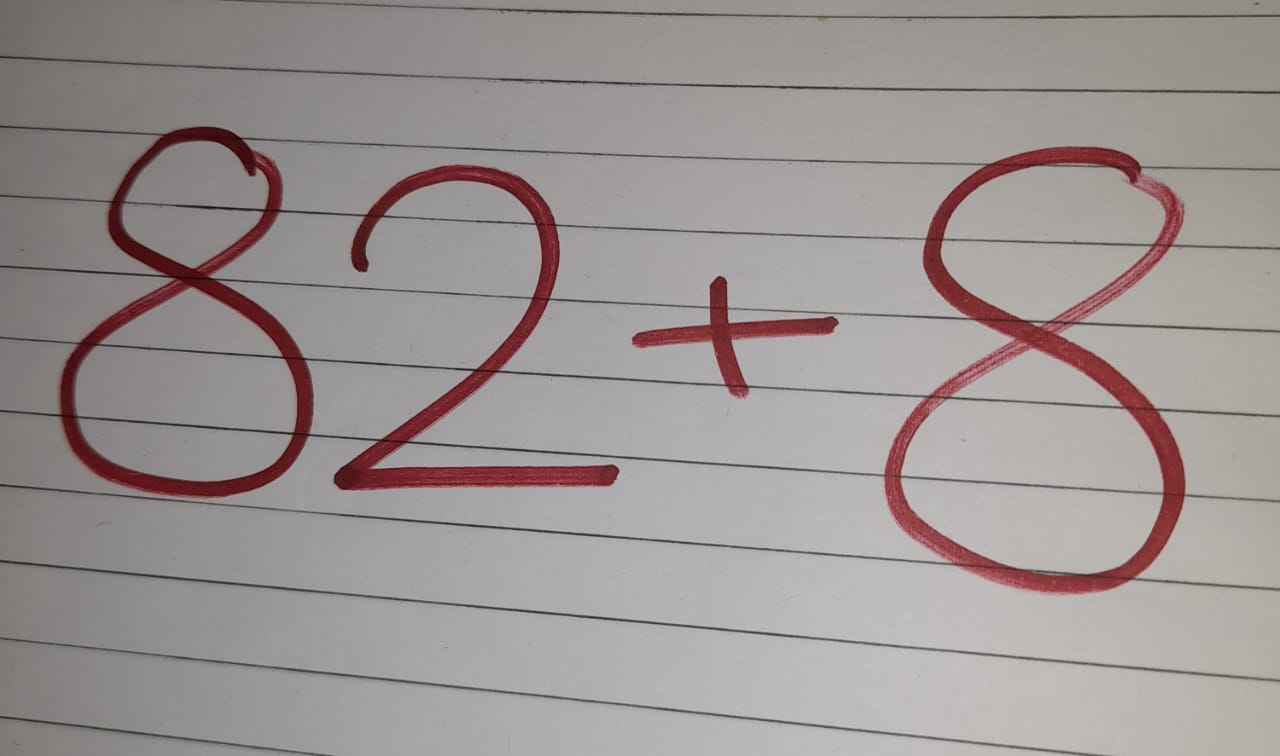
#> input picture Task_9/test.jpeg, 1280 x 756 px, given as the content of the folder ../Task_9/extracted_images/-, which was not available
$ jupyter execute --allow-errors Handwritten_equation_solver_using_CNN.ipynb   (shell and % lines are left out)   (text cells are left out)
#> lines starting #> are read from the running program, lines starting #| are printed output that depends on the picture; after the words box and inside, x2 and y2 are one past the last pixel; in counts of white or black regions, pixels touching at a corner belong together; pictures that were not available may be replaced by others from this repository, and a replacement may not be noted
[cell 1]
import numpy as np
import cv2
from PIL import Image
from matplotlib import pyplot as plt
import os
from os import listdir
from os.path import isfile, join
import pandas as pd

import pickle

[cell 2]
def load_images_from_folder(folder):
#> called with folder = '../Task_9/extracted_images/-'
    train_data=[]
    for filename in os.listdir(folder):
        img = cv2.imread(os.path.join(folder,filename),cv2.IMREAD_GRAYSCALE)
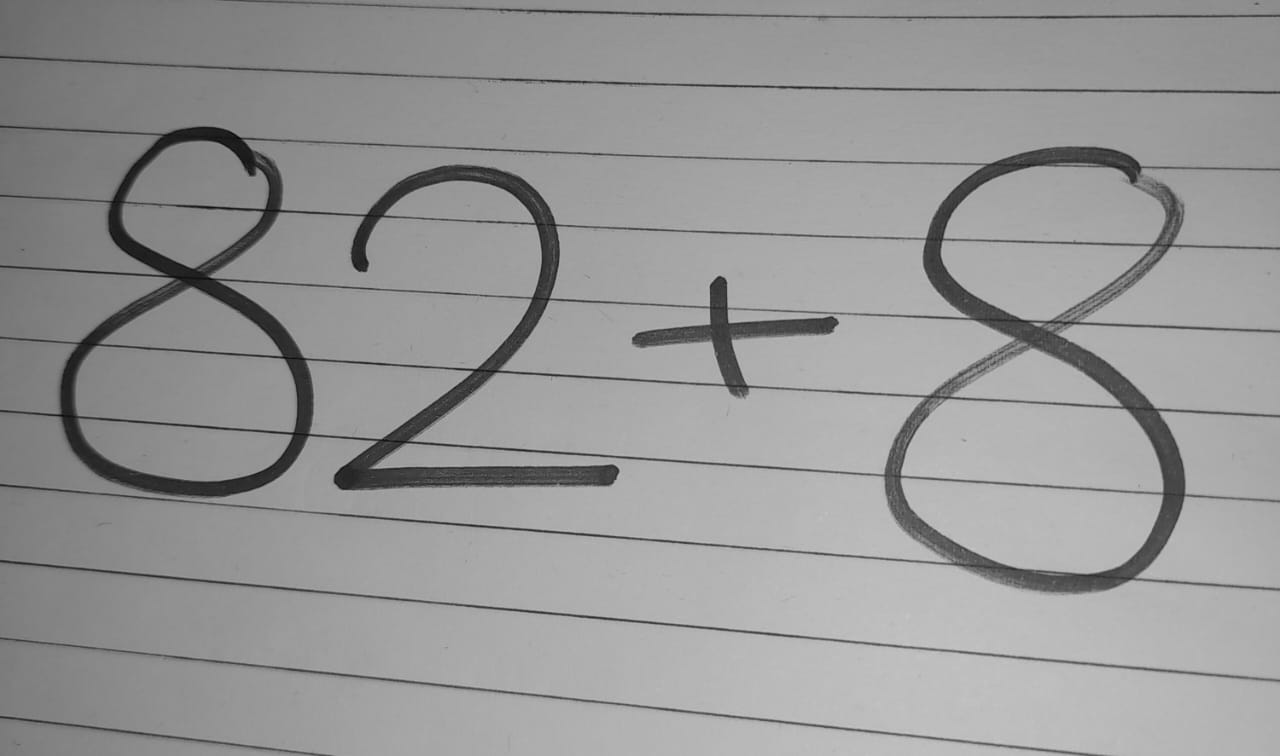
#> img: shape (756, 1280); min 5, max 199, mean 150.8
        img=~img
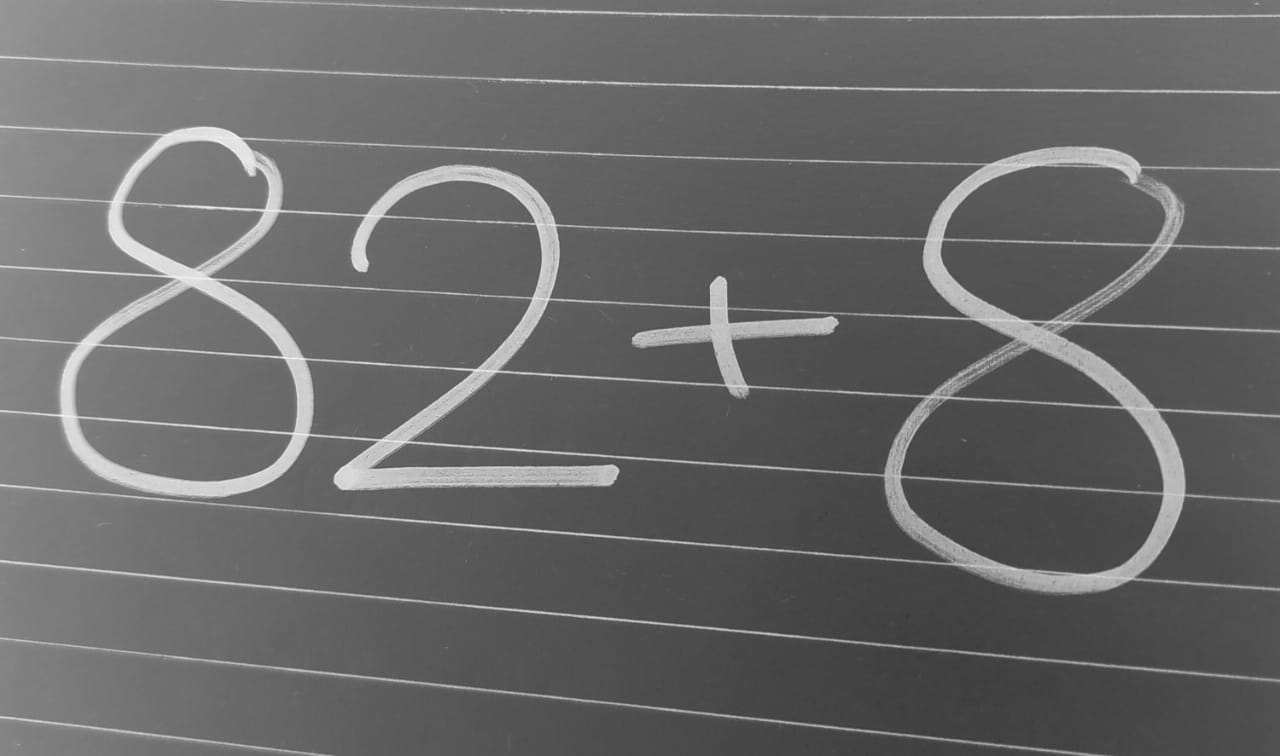
#> img: shape (756, 1280); min 56, max 250, mean 104.2
        if img is not None:
            ret,thresh=cv2.threshold(img,127,255,cv2.THRESH_BINARY)
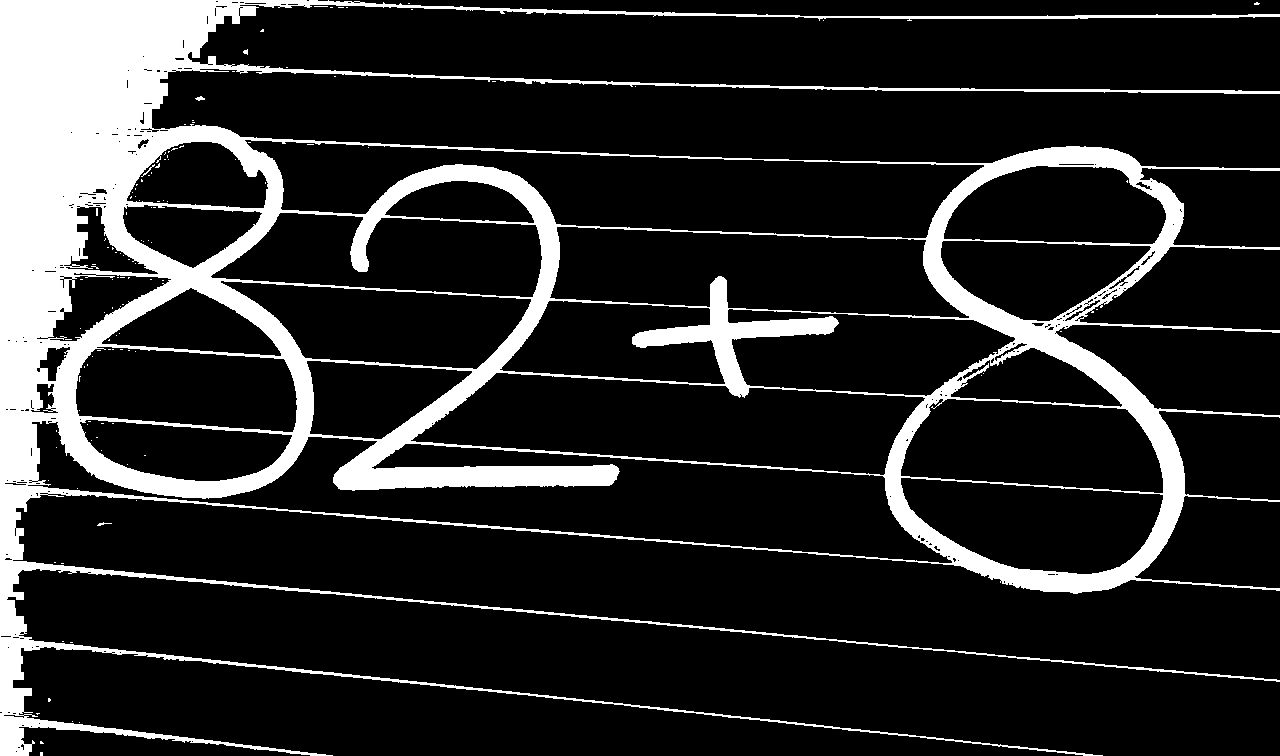
#> thresh: shape (756, 1280); 15.9% white; 121 white regions (116 under 20 px)

            ctrs,ret=cv2.findContours(thresh,cv2.RETR_EXTERNAL,cv2.CHAIN_APPROX_NONE)
#> ctrs = 34 contours, 33 with area under 20; largest, box (x1, y1, x2, y2) and area: (0, 0, 1280, 756) 487864; ret = 34 rows, first 6: [1, -1, -1, -1], [2, 0, -1, -1], [3, 1, -1, -1], [4, 2, -1, -1], [5, 3, -1, -1], [6, 4, -1, -1]
            cnt=sorted(ctrs, key=lambda ctr: cv2.boundingRect(ctr)[0])
#> cnt has the same summary as ctrs
            w=int(28)
            h=int(28)
            maxi=0
            for c in cnt:
                x,y,w,h=cv2.boundingRect(c)
                maxi=max(w*h,maxi)
                if maxi==w*h:
                    x_max=x
                    y_max=y
                    w_max=w
                    h_max=h
#> this loop made 34 passes
#> (x, y, w, h, x_max, y_max, w_max, h_max) on pass 1: (0, 0, 1280, 756, 0, 0, 1280, 756)
#> (x, y, w, h) on passes 2, 3, 4, 5, 10, 11: (36, 713, 4, 2), (40, 752, 3, 4), (40, 741, 4, 3), (48, 698, 3, 4), (72, 721, 1, 1), (79, 722, 1, 1)
            im_crop= thresh[y_max:y_max+h_max+10, x_max:x_max+w_max+10]
            im_resize = cv2.resize(im_crop,(28,28))
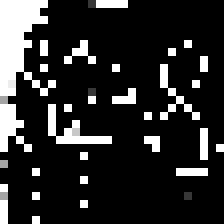
#> im_resize: shape (28, 28) (shown 8 times larger); min 0, max 255, mean 43
            im_resize=np.reshape(im_resize,(784,1))
#> im_resize = 784 values, max 255 at index 0, min 0 at index 6, mean 43.03
            train_data.append(im_resize)
    return train_data

[cell 3]
data=[]
data=load_images_from_folder('../Task_9/extracted_images/-')
#> data = 1 item
len(data)
for i in range(0,len(data)):
    data[i]=np.append(data[i],['10'])
#> this loop made 1 pass

print(len(data))
#| 1

[cell 4]
data11=load_images_from_folder('../Task_9/extracted_images/+')
#> the loop in load_images_from_folder (call 2), `for c in cnt:` made 34 passes
#> (x, y, w, h) on passes 2, 3, 4, 5, 10, 11, 12, 13, 17, 19, 20, 22: (36, 713, 4, 2), (40, 752, 3, 4), (40, 741, 4, 3), (48, 698, 3, 4), (72, 721, 1, 1), (79, 722, 1, 1), (97, 522, 15, 4), (136, 500, 1, 1), (195, 96, 10, 5), (243, 49, 5, 6), (260, 29, 4, 3), (314, 6, 14, 1)
#> data11 = 1 item

for i in range(0,len(data11)):
    data11[i]=np.append(data11[i],['11'])
data=np.concatenate((data,data11))
print(len(data))
#| 2

[cell 5]
data0=load_images_from_folder('../Task_9/extracted_images/0')
#> data0 = 1 item
for i in range(0,len(data0)):
    data0[i]=np.append(data0[i],['0'])
data=np.concatenate((data,data0))
print(len(data))
#| 3

[cell 6]
data1=load_images_from_folder('../Task_9/extracted_images/1')
for i in range(0,len(data1)):
    data1[i]=np.append(data1[i],['1'])
data=np.concatenate((data,data1))
print(len(data))
#| 4

[cell 7]
data2=load_images_from_folder('../Task_9/extracted_images/2')
for i in range(0,len(data2)):
    data2[i]=np.append(data2[i],['2'])
data=np.concatenate((data,data2))
print(len(data))
#| 5

[cell 8]
data3=load_images_from_folder('../Task_9/extracted_images/3')
for i in range(0,len(data3)):
    data3[i]=np.append(data3[i],['3'])
data=np.concatenate((data,data3))
print(len(data))
#| 6

[cell 9]
data4=load_images_from_folder('../Task_9/extracted_images/4')
for i in range(0,len(data4)):
    data4[i]=np.append(data4[i],['4'])
data=np.concatenate((data,data4))
print(len(data))
#| 7

[cell 10]
data5=load_images_from_folder('../Task_9/extracted_images/5')
for i in range(0,len(data5)):
    data5[i]=np.append(data5[i],['5'])
data=np.concatenate((data,data5))
print(len(data))
#| 8

[cell 11]
data6=load_images_from_folder('../Task_9/extracted_images/6')
for i in range(0,len(data6)):
    data6[i]=np.append(data6[i],['6'])
data=np.concatenate((data,data6))
print(len(data))
#| 9

[cell 12]
data7=load_images_from_folder('../Task_9/extracted_images/7')
for i in range(0,len(data7)):
    data7[i]=np.append(data7[i],['7'])
data=np.concatenate((data,data7))
print(len(data))
#| 10

[cell 13]
data8 = load_images_from_folder('../Task_9/extracted_images/8')
for i in range(0,len(data8)):
    data8[i]=np.append(data8[i],['8'])
data=np.concatenate((data,data8))
print(len(data))
#| 11

[cell 14]
data9 = load_images_from_folder('../Task_9/extracted_images/9')
for i in range(0,len(data9)):
    data9[i]=np.append(data9[i],['9'])
data=np.concatenate((data,data9))
print(len(data))
#| 12

[cell 15]
data12 = load_images_from_folder('../Task_9/extracted_images/X')
for i in range(0,len(data12)):
    data12[i]=np.append(data12[i],['12'])
data=np.concatenate((data,data12))
print(len(data))
#| 13

[cell 16]
df=pd.DataFrame(data,index=None)
df.to_csv('train_handwritten.csv',index=False)

[cell 17]
data = pd.read_csv('train_handwritten.csv',index_col=False)
labels = data[['784']]

[cell 18]
data.drop(data.columns[[784]],axis=1,inplace=True)
data.head()

[cell 19]
np.random.seed(1212)
import keras
from keras.models import Model
from keras.layers import *
from keras import optimizers
from keras.layers import Input, Dense
from keras.models import Sequential
from keras.layers import Dense
from keras.layers import Dropout
from keras.layers import Flatten
from keras.layers.convolutional import Conv2D
from keras.layers.convolutional import MaxPooling2D
from keras.utils import np_utils
from keras import backend as K
K.image_data_format()
#> (this line was passed over: keras is not available in this run)

[cell 20]
labels=np.array(labels)

[cell 21]
from keras.utils.np_utils import to_categorical
#> (the rest of this cell did not finish here and is left out)

#> (a cell that did not finish here is left out)

[cell 23]
data.head()

[cell 24]
data.shape

[cell 25]
temp=data.to_numpy()

[cell 26]
X_train = temp.reshape(temp.shape[0], 28, 28, 1)

[cell 27]
temp.shape[0]

[cell 28]
X_train.shape

[cell 29]
l=[]
#> (the rest of this cell did not finish here and is left out)

[cell 30]
np.random.seed(7)

[cell 31]
len(l[0])

[cell 32]
X_train.shape

#> (a cell that did not finish here is left out)

#> (a cell that did not finish here is left out)

#> (a cell that did not finish here is left out)

[cell 36]
import pickle
#> (the rest of this cell did not finish here and is left out)

[cell 37]
import cv2
import numpy as np
img = cv2.imread('test.jpeg',cv2.IMREAD_GRAYSCALE)

[cell 38]
if img is not None:
    #images.append(img)
    img=~img
    ret,thresh=cv2.threshold(img,127,255,cv2.THRESH_BINARY)
    ctrs,ret=cv2.findContours(thresh,cv2.RETR_TREE,cv2.CHAIN_APPROX_SIMPLE)
    cnt=sorted(ctrs, key=lambda ctr: cv2.boundingRect(ctr)[0])
    w=int(28)
    h=int(28)
    train_data=[]
    #print(len(cnt))
    rects=[]
    for c in cnt :
        x,y,w,h= cv2.boundingRect(c)
        rect=[x,y,w,h]
        rects.append(rect)
#> this loop made 378 passes
#> c on passes 8, 10, 16: [[6, 480], [7, 479], [8, 480], [7, 481]], [[7, 647], [8, 646], [9, 647], [8, 648]], [[14, 634], [15, 633], [16, 634], [15, 635]]
    #print(rects)
    bool_rect=[]
    for r in rects:
        l=[]
        for rec in rects:
            flag=0
            if rec!=r:
                if r[0]<(rec[0]+rec[2]+10) and rec[0]<(r[0]+r[2]+10) and r[1]<(rec[1]+rec[3]+10) and rec[1]<(r[1]+r[3]+10):
                    flag=1
                l.append(flag)
            if rec==r:
                l.append(0)
        bool_rect.append(l)
#> this loop made 378 passes
#> r on passes 1 to 3: [0, 0, 1280, 756], [0, 635, 12, 3], [3, 714, 22, 5]
    #print(bool_rect)
    dump_rect=[]
    for i in range(0,len(cnt)):
        for j in range(0,len(cnt)):
            if bool_rect[i][j]==1:
                area1=rects[i][2]*rects[i][3]
                area2=rects[j][2]*rects[j][3]
                if(area1==min(area1,area2)):
                    dump_rect.append(rects[i])
    #print(len(dump_rect))
    final_rect=[i for i in rects if i not in dump_rect]
    #print(final_rect)
    for r in final_rect:
        x=r[0]
        y=r[1]
        w=r[2]
        h=r[3]
        im_crop =thresh[y:y+h+10,x:x+w+10]


        im_resize = cv2.resize(im_crop,(28,28))
        cv2.imshow("work",im_resize)
        cv2.waitKey(0)
        cv2.destroyAllWindows()

        im_resize=np.reshape(im_resize,(1,28,28))
        train_data.append(im_resize)
#> this loop made 1 pass
